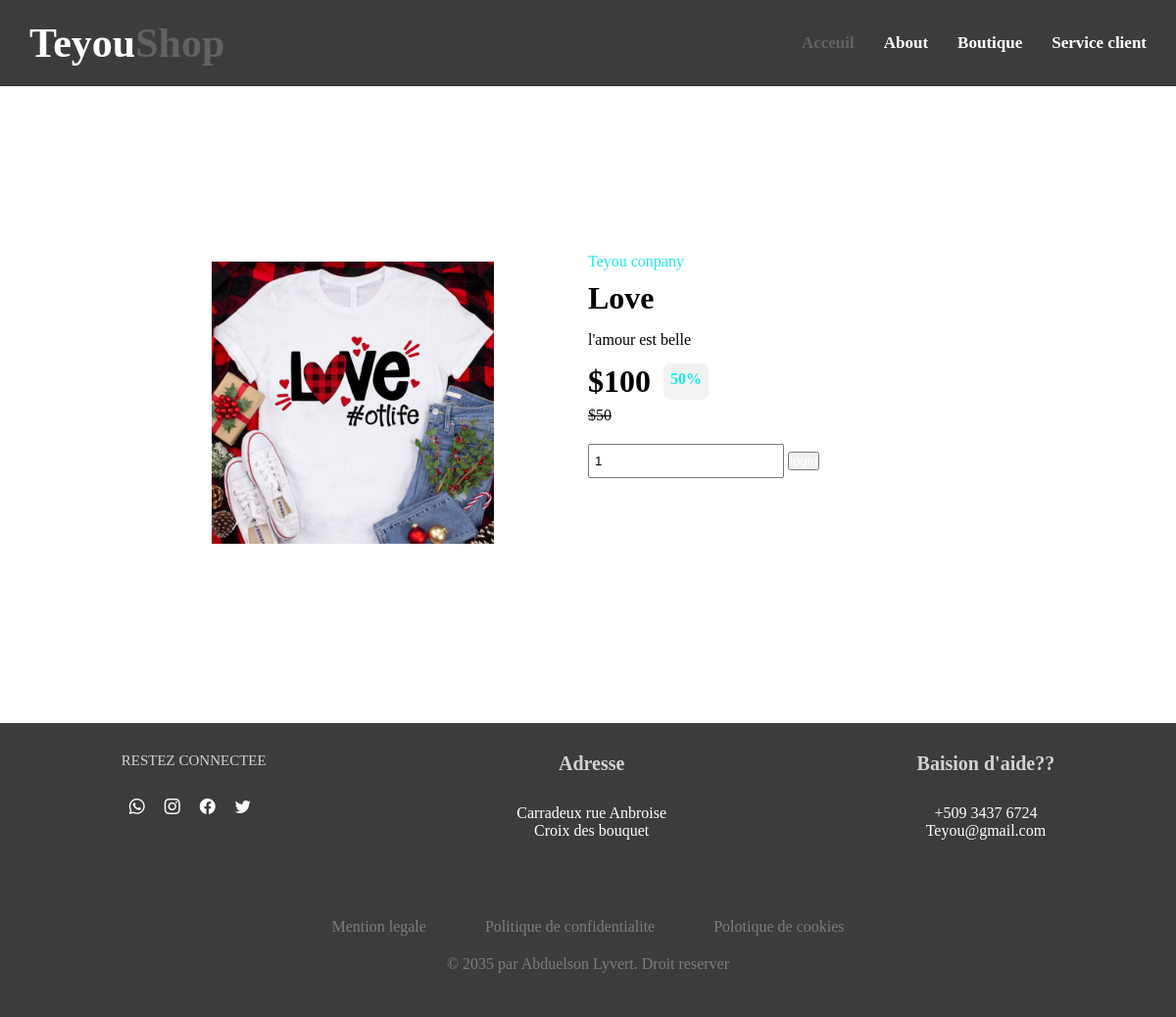
Screenshot of /Acheter.php?id=5 with the database file from the repository.
### tables this page shows
CREATE TABLE `produits` (
  `Id_prod` int(11) NOT NULL,
  `Nom` varchar(100) NOT NULL,
  `Prix` float NOT NULL,
  `Description` text NOT NULL,
  `Quantite` int(11) NOT NULL,
  `Date` datetime NOT NULL,
  `Image` text NOT NULL
);

### configuration/commande.php (called while the page is built, shortened)
<?php
  function Rechercher($id) {
    if(require("connexion_config.php")){
    $stmt = $acess->prepare("SELECT * FROM Produits WHERE Id_prod = ?");
    $params = array($id);
    $stmt->execute($params);
    $result = $stmt->fetch(PDO::FETCH_ASSOC);
    return $result;
    }
}
?>

### Acheter.php (the view, shortened to what this page needs)
<?php
$intial_user=null;
?>
<!DOCTYPE html>
<html lang="en">
<head>
    <link rel="stylesheet" href="https://unpkg.com/aos@next/dist/aos.css" />
    <link rel="stylesheet" href="https://cdn.jsdelivr.net/npm/bootstrap-icons@1.10.3/font/bootstrap-icons.css">
    <link rel="stylesheet" href="Css/Produit.css">
</head>
<body>
<section class="section_3" style="background-color: #3b3d3b;">
    <header>
              <div class="logo">
                  <h1>Teyou<span>Shop</span></h1>
              </div>
              <nav class="nav-bar">
                  <ul>
                      <li><a href="index.php" class="active">Acceuil</a></li>
                      <li><a href="About.php">About</a></li>
                      <li><a href="Boutique.php">Boutique</a></li>
                      <li><a href="Service_client.php">Service client</a></li>
                  </ul>
              </nav>
    </header>
    </section>
      <main>
      <?php
require("configuration/commande.php");
if (isset($_GET['id'])) {
    $id = $_GET['id'];
    $produit = Rechercher($id);
    if (!empty($produit)) {
?>
        <div class="main_left">
            <div class="image_content">
                <?php if (!empty($produit['Image'])) { ?>
                    <img src="Images/<?php echo $produit['Image']; ?>" alt="">
                <?php } else { ?>
                    <p>Aucune image disponible</p>
                <?php } ?>
            </div>
        </div>
        <div class="main_right">
            <div class="main_content">
                <p style="padding-bottom: 10px; color: rgb(29, 234, 234);">Teyou conpany</p>
                <h1 style="padding-bottom: 15px;"><?php echo $produit['Nom']; ?></h1>
                <p style="padding-bottom: 15px;"><?php echo $produit['Description']; ?></p>
                <div class="main_price">
                    <h1>$<?php echo $produit['Prix']; ?></h1>
                    <p>50%</p>
                </div>
                <p style="padding-bottom: 20px; text-decoration: line-through;">$<?php echo $produit['Prix']/2; ?></p>
                <div class="main_botom">
                    <div class="main_controle">
                        <input type="number" id="qteProd" name="nombre" min=1 value="1" >
                        <button>
                            <a style="color: white; text-decoration: none;" href="#">
                                <?php if ($intial_user !== null) { ?>
                                    <li style="list-style: none;">
                                    <input type="button" class="bouton" value="Add to cart" onclick="addToCart(<?=$produit['Id_prod']?>,<?= $intial_user ?>)" >
                                    </li>
                                <?php } else { ?>
                                    <li style="list-style: none;"><a href="login.php" style="text-decoration: none; color: white;">login</a></li>
                                <?php } ?>
                            </a>
                        </button>
                    </div>
                </div>
            </div>
        </div>
<?php
    } else {
        echo "Aucun produit trouvé avec l'ID spécifié.";
    }
} else {
    echo "L'ID n'a pas été transmis dans l'URL.";
}
?>
      </main>
    <footer>
        <div class="footer_1">
             <div class="footer_left">
                <p>RESTEZ CONNECTEE</p>
                 <div class="footer_logo">
                    <a href=""><i class="bi bi-whatsapp"></i></a>
                    <a href=""><i class="bi bi-instagram"></i></a>
                    <a href=""><i class="bi bi-facebook"></i></a>
                    <a href=""><i class="bi bi-twitter"></i></a>
                 </div>
             </div>
             <div class="footer_center">
                <h1>Adresse</h1>
                 <p>Carradeux rue Anbroise</p>
                 <p>Croix des bouquet</p>
             </div>
             <div class="footer_right">
                <h1>Baision d'aide??</h1>
                <p>+509 3437 6724</p>
                <p>Teyou@gmail.com</p>
             </div>
        </div>
        <div class="footer_2">
            <div class="footer_2_title">
            <a href=""><p>Mention legale</p></a>
            <a href=""><p>Politique de confidentialite</p></a>
            <a href=""><p>Polotique de cookies</p></a>
            </div>
            <p>© 2035 par Abduelson Lyvert. Droit reserver</p>
        </div>
    </footer>
</body>
</html>

### Css/Produit.css (style rules this page uses)
* { margin: 0; padding: 0; box-sizing: border-box; }
header { position: relative; display: flex; justify-content: space-between; align-items: center; padding: 20px 30px; }
.logo { font-size: 28px; font-weight: bold; color: white; }
.logo span { color: #646161; }
.nav-bar ul { display: flex; }
.nav-bar ul li { list-style: none; }
.nav-bar ul a { display: block; font-size: 17px; text-decoration: none; padding-left: 30px; color: white; font-weight: bold; transition: color .3s ease-in-out; }
.nav-bar ul a.active { color: #646161; }
main { width: 80%; margin: 50px auto; min-height: 550px; display: flex; }
.main_left { width: 50%; display: flex; justify-content: center; align-items: center; flex-direction: column; }
.image_content { width: 60%; }
.image_content img { width: 100%; object-fit: cover; }
.main_right { width: 50%; }
.main_content { width: 80%; margin: 120px 0px; }
.main_content .main_price { display: flex; padding-bottom: 7px; }
.main_content .main_price p { margin-left: 13px; padding: 7px; background-color: #f2f2f2; border-radius: 7px; font-weight: bold; color: rgb(29, 234, 234); }
.main_controle input { height: 35px; }
.main_controle [type="number"] { width: 200px; padding-left: 5px; }
footer { margin-top: 40px; background-color: #3b3d3b; min-height: 300px; }
footer .footer_1 { padding: 30px 0; display: flex; justify-content: space-around; }
.footer_left p { color: rgb(213, 209, 209); margin-bottom: 30px; font-size: 15px; }
.footer_logo i, .footer_center p, .footer_right p { color: white; padding: 0 8px; }
.footer_center h1, .footer_right h1 { color: rgb(213, 209, 209); margin-bottom: 30px; font-size: 20px; }
.footer_center, .footer_right { text-align: center; }
.footer_2_title { display: flex; justify-content: center; align-items: center; padding-top: 30px; }
.footer_2_title a { text-decoration: none; margin: 0 30px; color: #7d7d7b; }
.footer_2 p { padding-top: 20px; text-align: center; color: #7d7d7b; }

### rows the page displays
produits: Image (picture), Nom "Love", Description "l'amour est belle", Prix "100", $produit['Prix']/2 "50"
